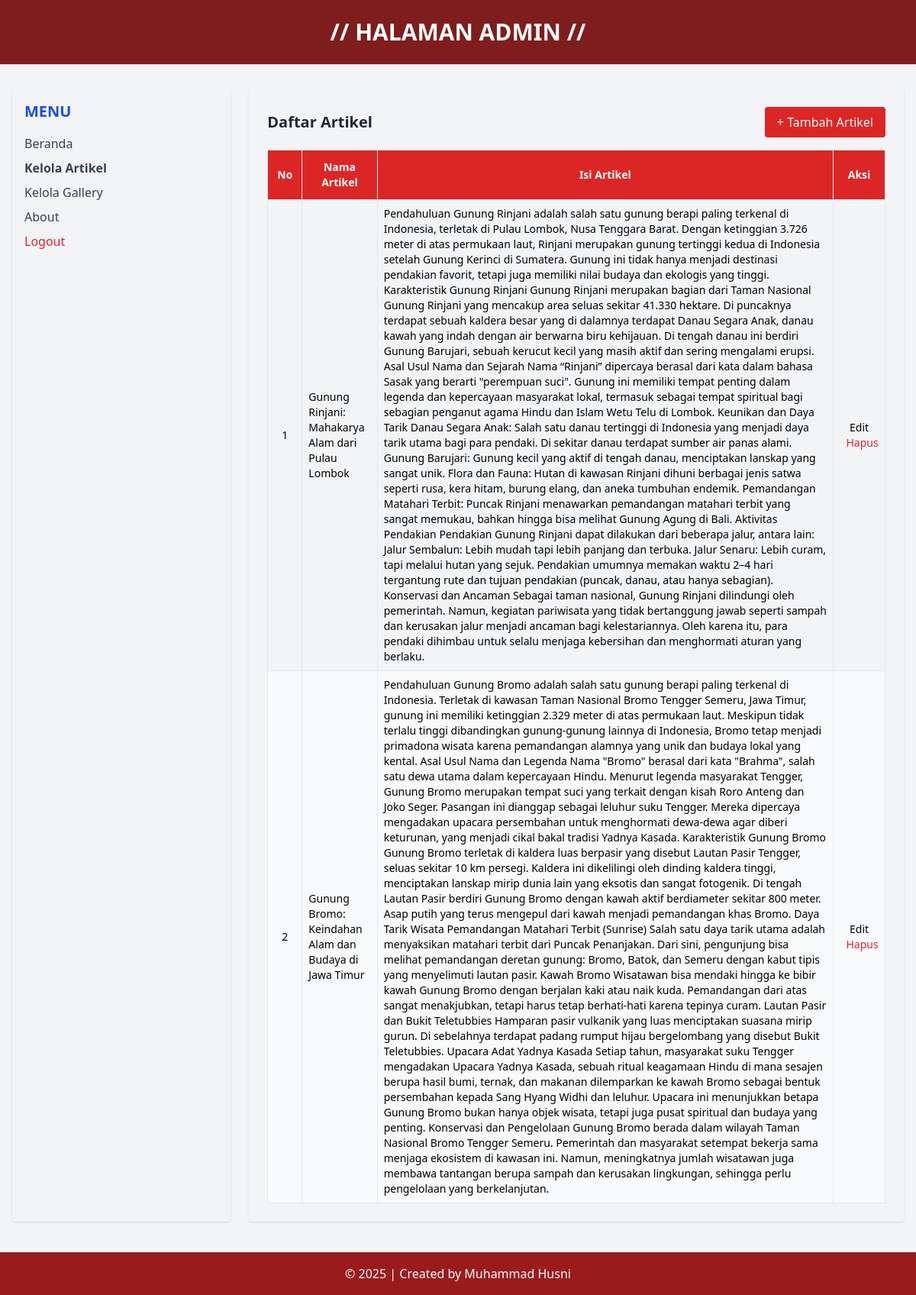
Screenshot of /admin/data_artikel.php (signed in) with the database file from the repository.
### tables this page shows
CREATE TABLE `tbl_artikel` (
  `id_artikel` int(5) NOT NULL,
  `nama_artikel` text NOT NULL,
  `isi_artikel` text NOT NULL
);

### admin/data_artikel.php (the view, shortened to what this page needs)
<?php
include('../koneksi.php');
?>
<!DOCTYPE html>
<html lang="en">
<head>
    <script src="https://cdn.tailwindcss.com"></script>
</head>
<body class="bg-gray-100 min-h-screen">
    <header class="bg-red-900 text-white text-center py-6 shadow">
        <h1 class="text-3xl font-bold">// HALAMAN ADMIN //</h1>
    </header>
    <div class="flex max-w-7xl mx-auto mt-8 px-4">
        <aside class="w-1/4 bg-red rounded shadow p-4">
            <h2 class="text-xl font-semibold text-blue-700 mb-4 textcenter">MENU</h2>
            <ul class="space-y-2 text-gray-700">
                <li><a href="beranda_admin.php" class="block hover:text-red600">Beranda</a></li>
                <li><a href="data_artikel.php" class="block font-semibold text-blue800">Kelola Artikel</a></li>
                <li><a href="data_gallery.php" class="block hover:text-blue600">Kelola Gallery</a></li>
                <li><a href="about.php" class="block hover:text-blue600">About</a></li>
                <li>
                    <a href="logout.php" onclick="return confirm('Apakah anda yakin ingin keluar?');" class="block text-red-600 hover:underline fontmedium">Logout</a>
                </li>
            </ul>
        </aside>
        <main class="w-3/4 bg-red rounded shadow p-6 ml-6">
            <div class="flex justify-between items-center mb-4">
                <h2 class="text-xl font-bold text-gray-800">Daftar Artikel</h2>
                <a href="add_artikel.php" class="bg-red-600 text-white px-4 py-2 rounded hover:bg-red-700
transition">+ Tambah Artikel</a>
            </div>
            <table class="min-w-full table-auto border border-gray-300 text-sm">
                <thead class="bg-red-600 text-white">
                    <tr>
                        <th class="p-3 border">No</th>
                        <th class="p-3 border">Nama Artikel</th>
                        <th class="p-3 border">Isi Artikel</th>
                        <th class="p-3 border">Aksi</th>
                    </tr>
                </thead>
                <tbody>
                    <?php
                    $sql = "SELECT * FROM tbl_artikel";
                    $query = mysqli_query($db, $sql);
                    $no = 1;
                    while ($data = mysqli_fetch_array($query)) {
                        echo "<tr class='even:bg-gray-50'>";
                        echo "<td class='border p-2 text-center'>" . $no++ . "</td>";
                        echo "<td class='border p-2'>" .
                            htmlspecialchars($data['nama_artikel']) . "</td>";
                        echo "<td class='border p-2'>" .
                            htmlspecialchars($data['isi_artikel']) . "</td>";
                        echo "<td class='border p-2 text-center space-x-2'>
<a
href='edit_artikel.php?id_artikel={$data['id_artikel']}' class='text-blue600 hover:underline'>Edit</a>
<a
href='delete_artikel.php?id_artikel={$data['id_artikel']}'
onclick='return confirm(\"Yakin ingin menghapus?\")'
class='text-red-600 hover:underline'>Hapus</a>
</td>";
                        echo "</tr>";
                    }
                    ?>
                </tbody>
            </table>
        </main>
    </div>
    <footer class="bg-red-800 text-white text-center py-4 mt-10">
        &copy; <?php echo date('Y'); ?> | Created by Muhammad Husni
    </footer>
</body>
</html>

### rows the page displays
tbl_artikel: nama_artikel "Gunung Rinjani: Mahakarya Alam dari Pulau Lombok", isi_artikel "Pendahuluan Gunung Rinjani adalah salah satu gunung berapi paling terkenal di Indonesia, terletak di Pulau Lombok, Nusa Tenggara Barat. Dengan ketinggian 3.726 meter di atas permukaan laut, Rinjani merupakan gunung tertinggi kedua di Indonesia setelah Gunung Kerinci di Sumatera. Gunung ini tidak hanya menjadi destinasi pendakian favorit, tetapi juga memiliki nilai budaya dan ekologis yang tinggi. Karakteristik Gunung Rinjani Gunung Rinjani merupakan bagian dari Taman Nasional Gunung Rinjani yang mencakup area seluas sekitar 41.330 hektare. Di puncaknya terdapat sebuah kaldera besar yang di dalamnya terdapat Danau Segara Anak, danau kawah yang indah dengan air berwarna biru kehijauan. Di…"
tbl_artikel: nama_artikel "Gunung Bromo: Keindahan Alam dan Budaya di Jawa Timur", isi_artikel "Pendahuluan Gunung Bromo adalah salah satu gunung berapi paling terkenal di Indonesia. Terletak di kawasan Taman Nasional Bromo Tengger Semeru, Jawa Timur, gunung ini memiliki ketinggian 2.329 meter di atas permukaan laut. Meskipun tidak terlalu tinggi dibandingkan gunung-gunung lainnya di Indonesia, Bromo tetap menjadi primadona wisata karena pemandangan alamnya yang unik dan budaya lokal yang kental. Asal Usul Nama dan Legenda Nama \"Bromo\" berasal dari kata \"Brahma\", salah satu dewa utama dalam kepercayaan Hindu. Menurut legenda masyarakat Tengger, Gunung Bromo merupakan tempat suci yang terkait dengan kisah Roro Anteng dan Joko Seger. Pasangan ini dianggap sebagai leluhur suku Tengger.…"
